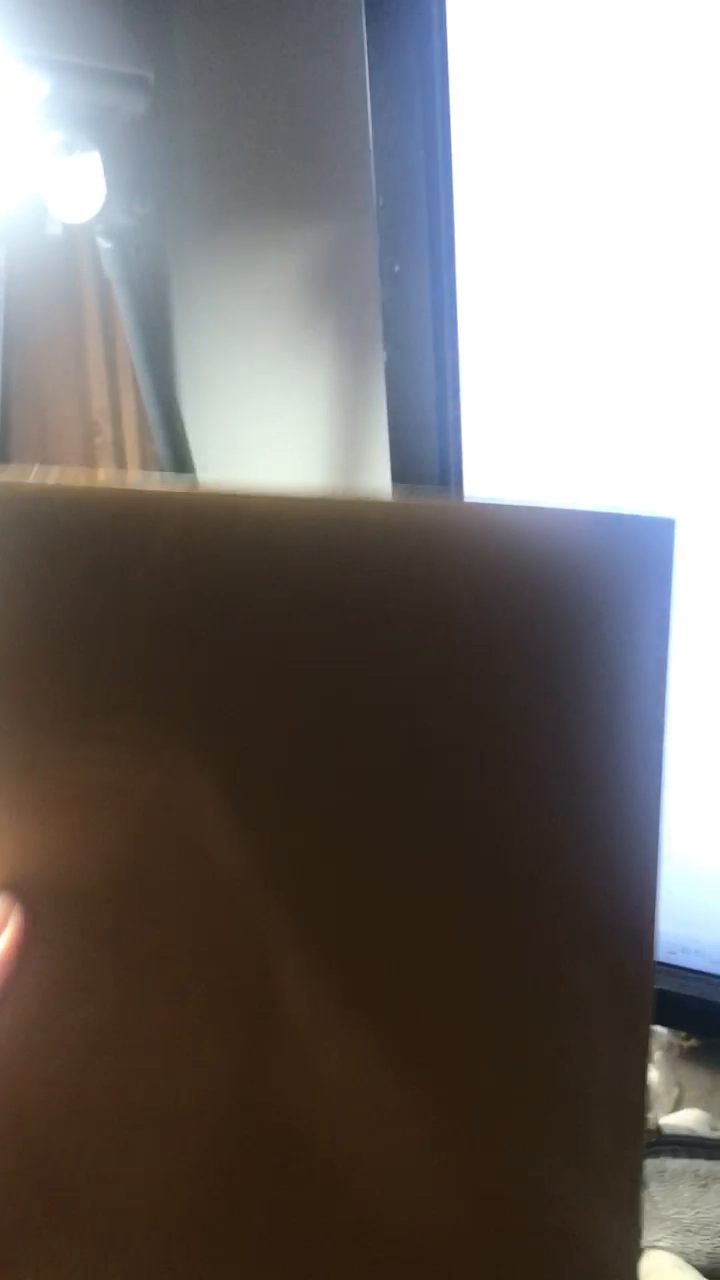
#> input picture frame 19 of tracking4.mp4, 720 x 1280 px
$ jupyter execute homework2.ipynb
#> lines starting #> are read from the running program, lines starting #| are printed output that depends on the picture; after the words box and inside, x2 and y2 are one past the last pixel; in counts of white or black regions, pixels touching at a corner belong together
[cell 1]
import cv2
import numpy as np
from matplotlib import pyplot as plt

[cell 2]
cap = cv2.VideoCapture("tracking4.mp4")
while(1):
    ret, frame =cap.read()
#> frame is the input picture: shape (1280, 720, 3); mean B, G, R 107.4, 110.6, 116.3
    if ret:
        hsv = cv2.cvtColor(frame, cv2.COLOR_BGR2HSV)
#> hsv: shape (1280, 720, 3); mean H, S, V 38, 80.3, 123.2

        lower_blue = np.array([20,20,100])
        upper_blue = np.array([32,255,255])
        mask = cv2.inRange(hsv, lower_blue, upper_blue)
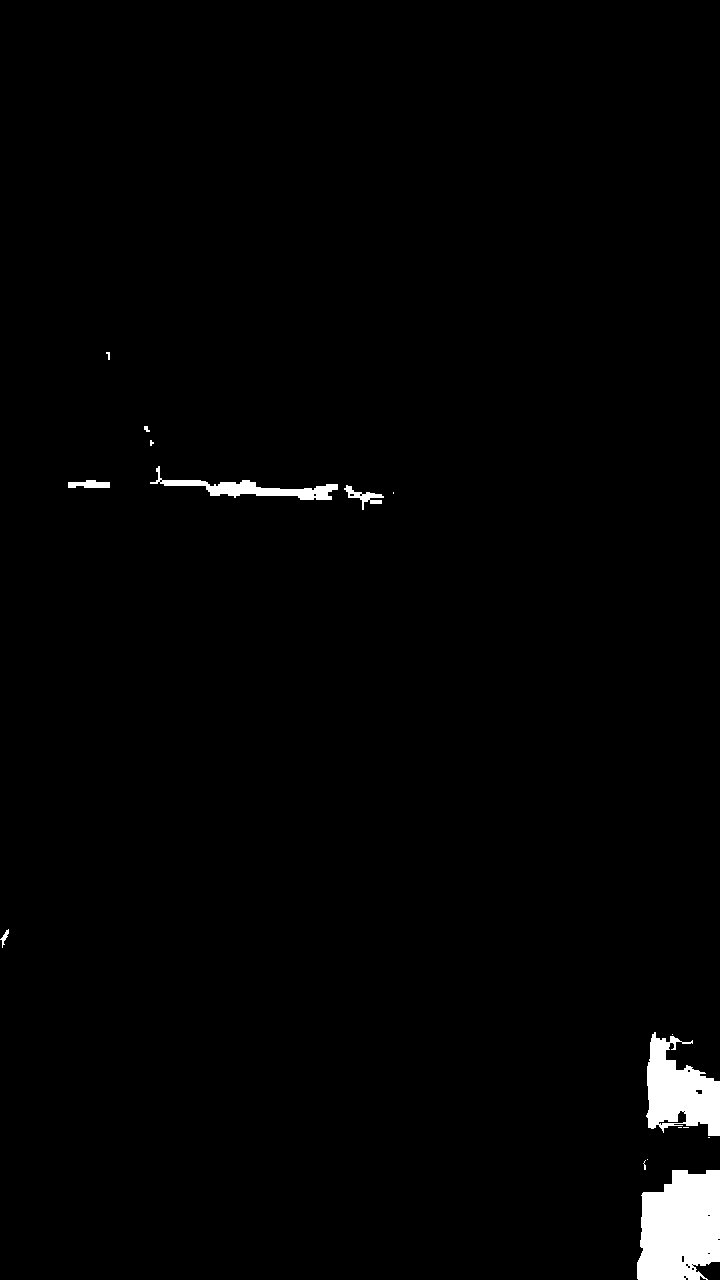
#> mask: shape (1280, 720); 1.6% white; 16 white regions (8 under 20 px), largest, box (x1, y1, x2, y2) and area: (637, 1170, 720, 1280) 7675, (646, 1032, 720, 1136) 4682, (150, 466, 338, 500) 1704
        res = cv2.bitwise_and(frame,frame, mask=mask)
        cv2.imshow('mask',mask)
        cv2.imshow('res',res)
        cv2.imshow('frame',frame)
    else :
        break
    k = cv2.waitKey(5) & 0xFF
#> (key Esc is pressed here)
    if k == 27:
        break


$ run again, starting later in the video
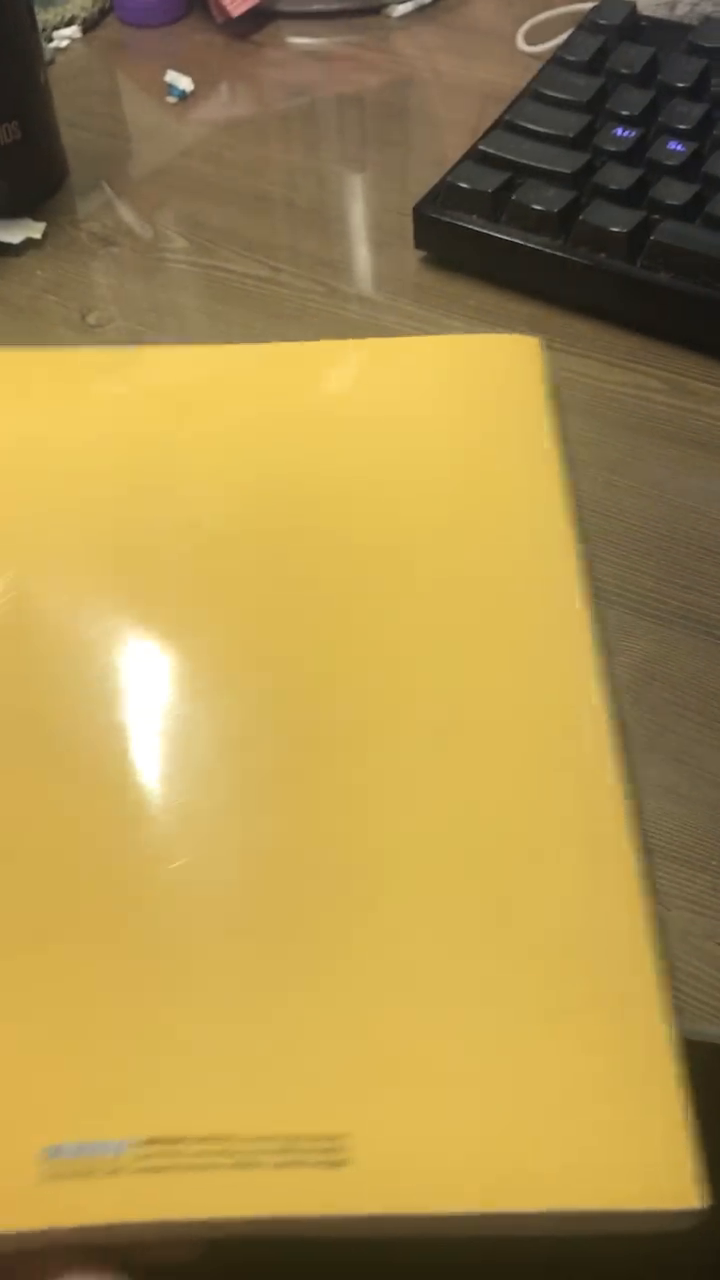
#> input picture frame 89 of tracking4.mp4, 720 x 1280 px
#> frame is the input picture: shape (1280, 720, 3); mean B, G, R 77, 143.8, 170.5
#> hsv: shape (1280, 720, 3); mean H, S, V 22.3, 128.8, 170.5
#> `mask = cv2.inRange(hsv, lower_blue, upper_blue)`:
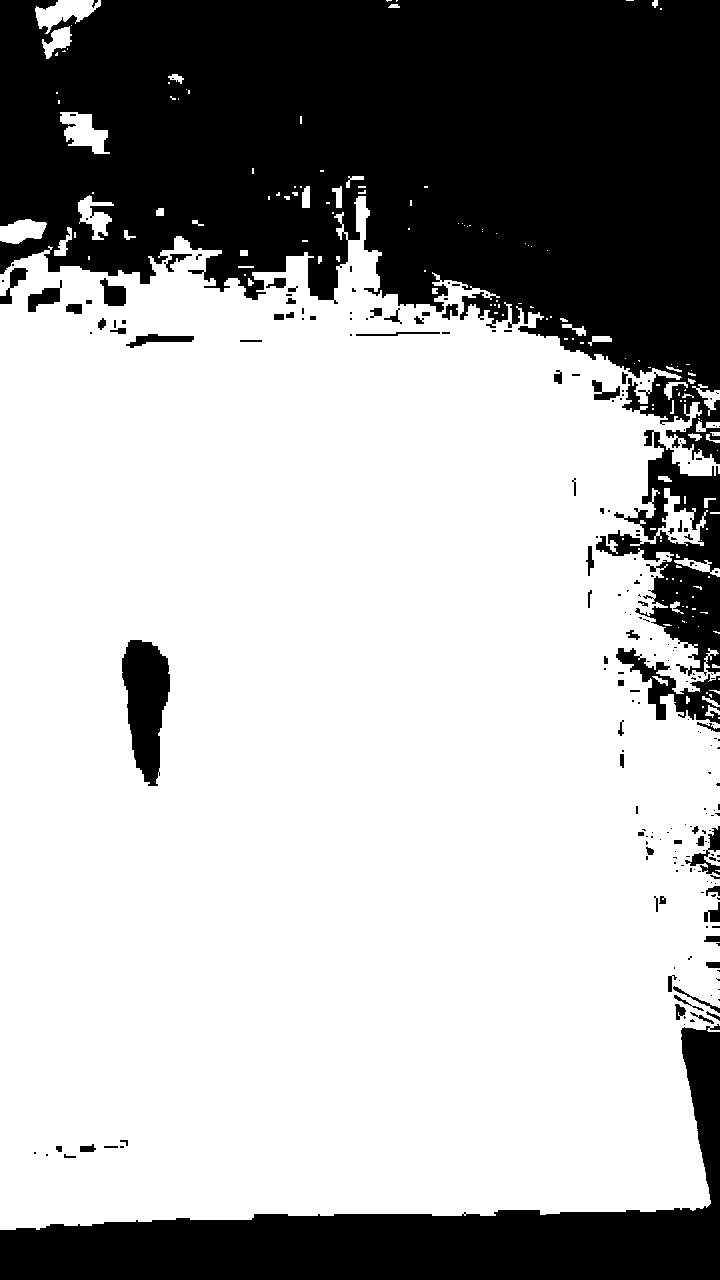
#> mask: shape (1280, 720); 68.6% white; 224 black regions (154 under 20 px), largest, box (x1, y1, x2, y2) and area: (0, 0, 720, 464) 212958, (0, 1024, 720, 1280) 50203, (596, 430, 720, 676) 11482
#> `res = cv2.bitwise_and(frame,frame, mask=mask)`:
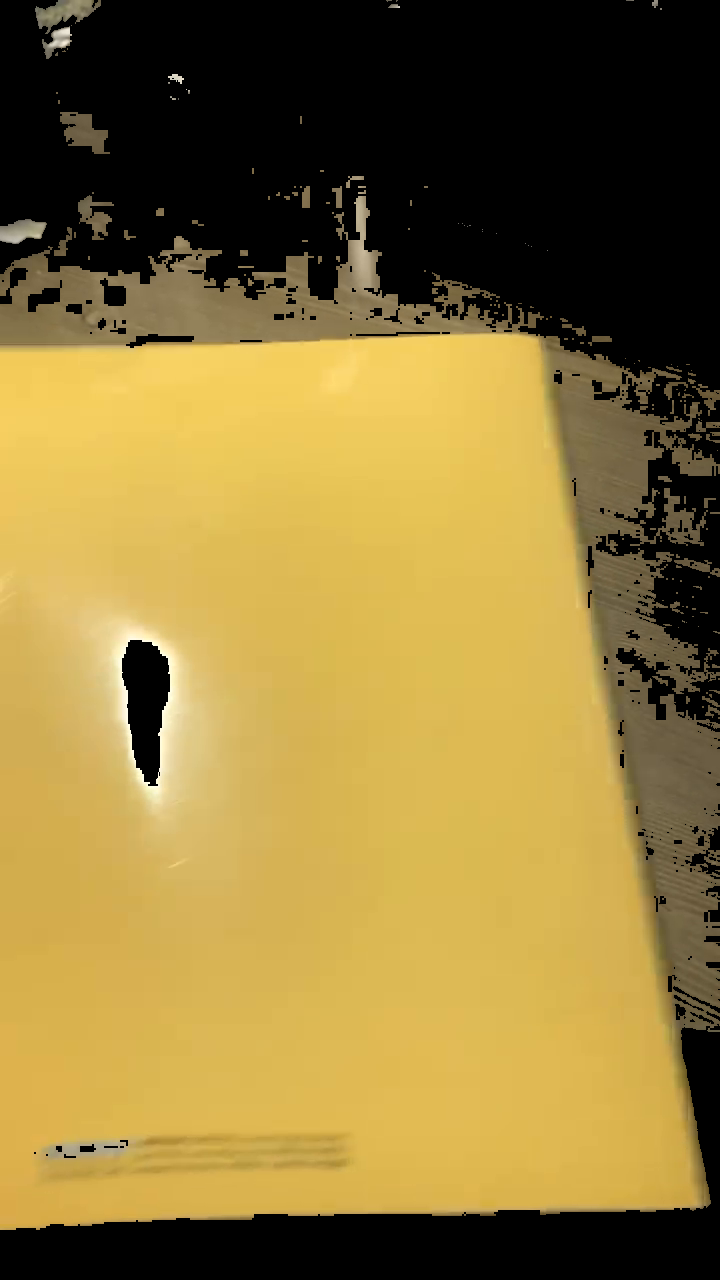
#> res: shape (1280, 720, 3); mean B, G, R 58.5, 119.7, 142.3

$ run again, starting later in the video
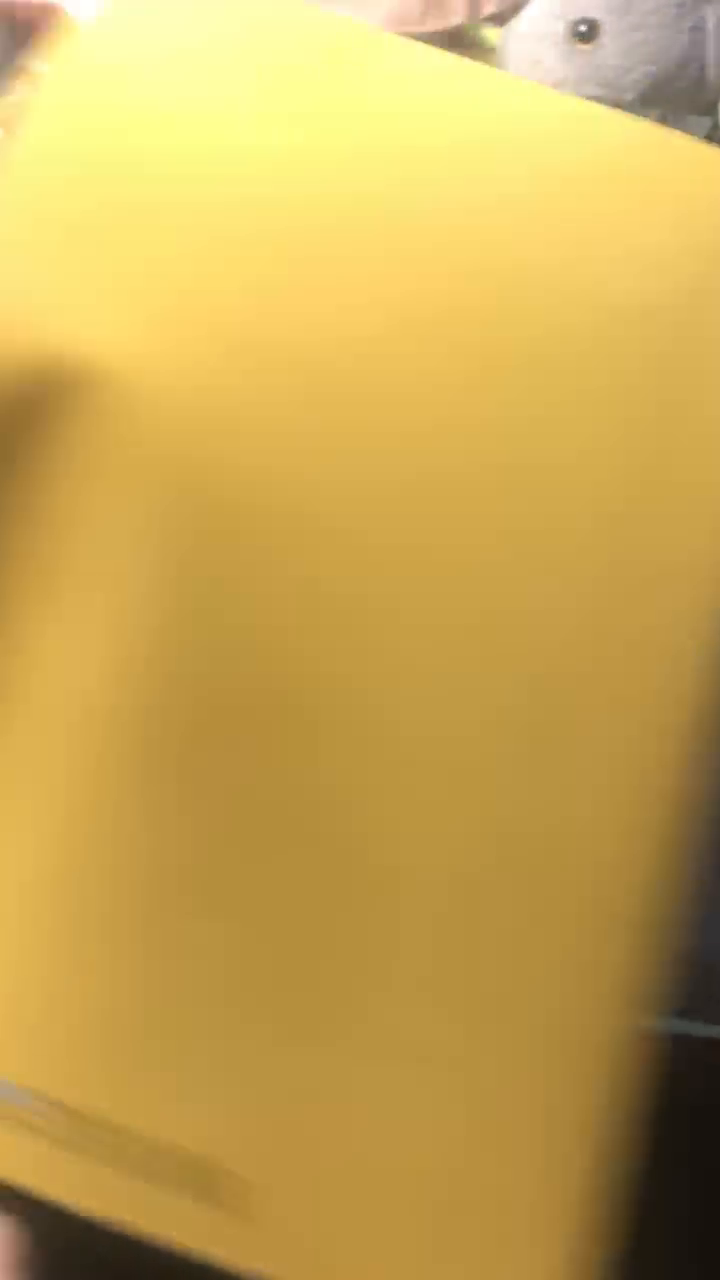
#> input picture frame 158 of tracking4.mp4, 720 x 1280 px
#> frame is the input picture: shape (1280, 720, 3); mean B, G, R 83.6, 166.5, 199.9
#> hsv: shape (1280, 720, 3); mean H, S, V 21.6, 148.8, 199.9
#> `mask = cv2.inRange(hsv, lower_blue, upper_blue)`:
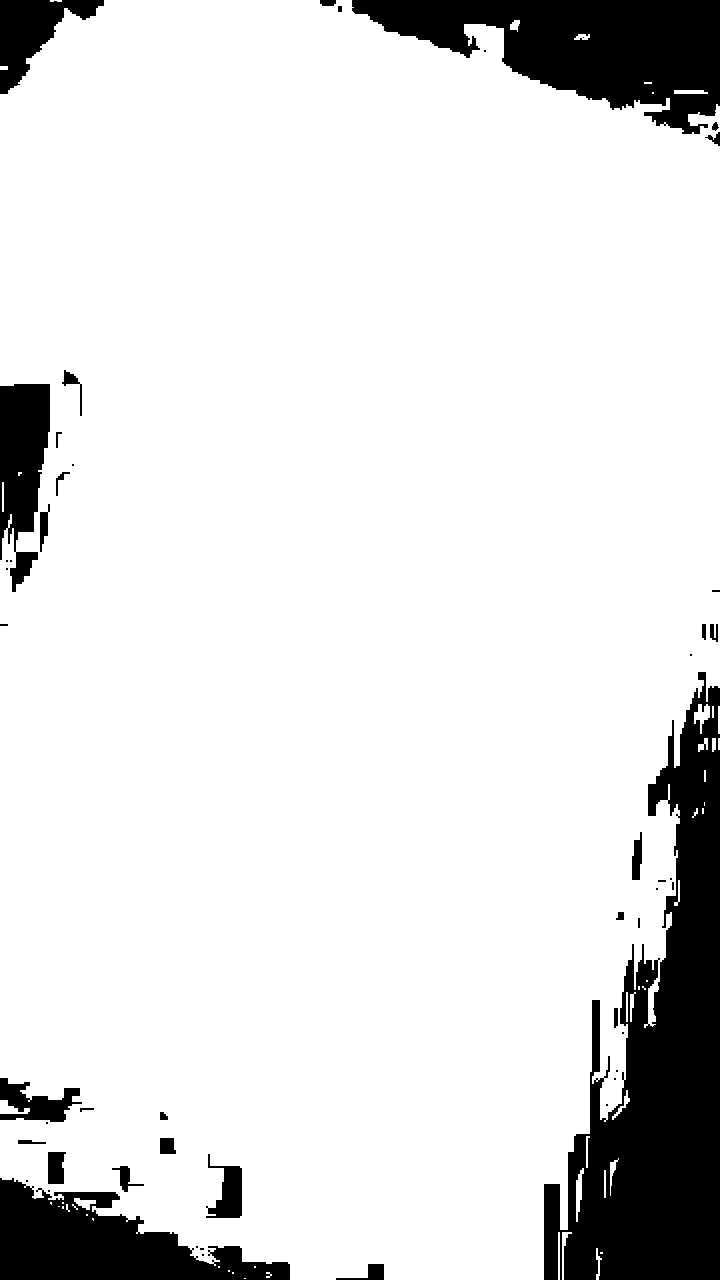
#> mask: shape (1280, 720); 87.7% white; 51 black regions (23 under 20 px), largest, box (x1, y1, x2, y2) and area: (544, 672, 720, 1280) 53350, (352, 0, 720, 134) 26623, (0, 1178, 290, 1280) 15969
#> `res = cv2.bitwise_and(frame,frame, mask=mask)`:
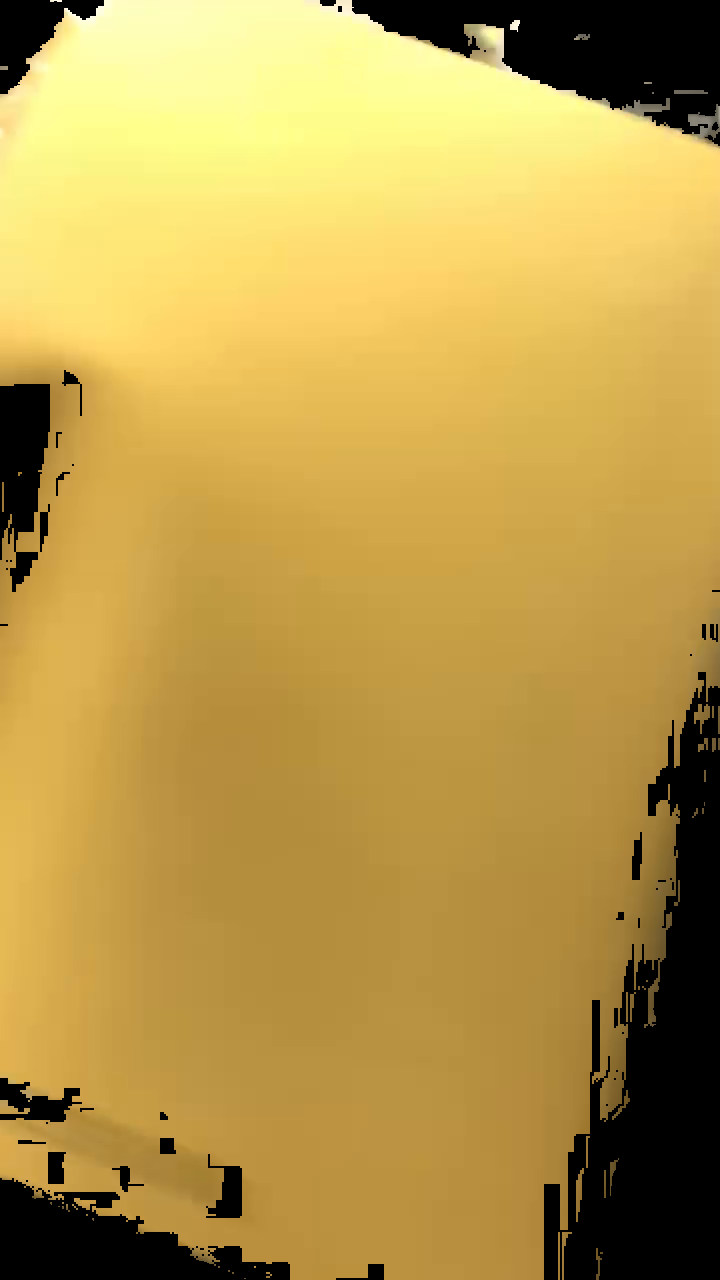
#> res: shape (1280, 720, 3); mean B, G, R 74.4, 153.9, 184.7
